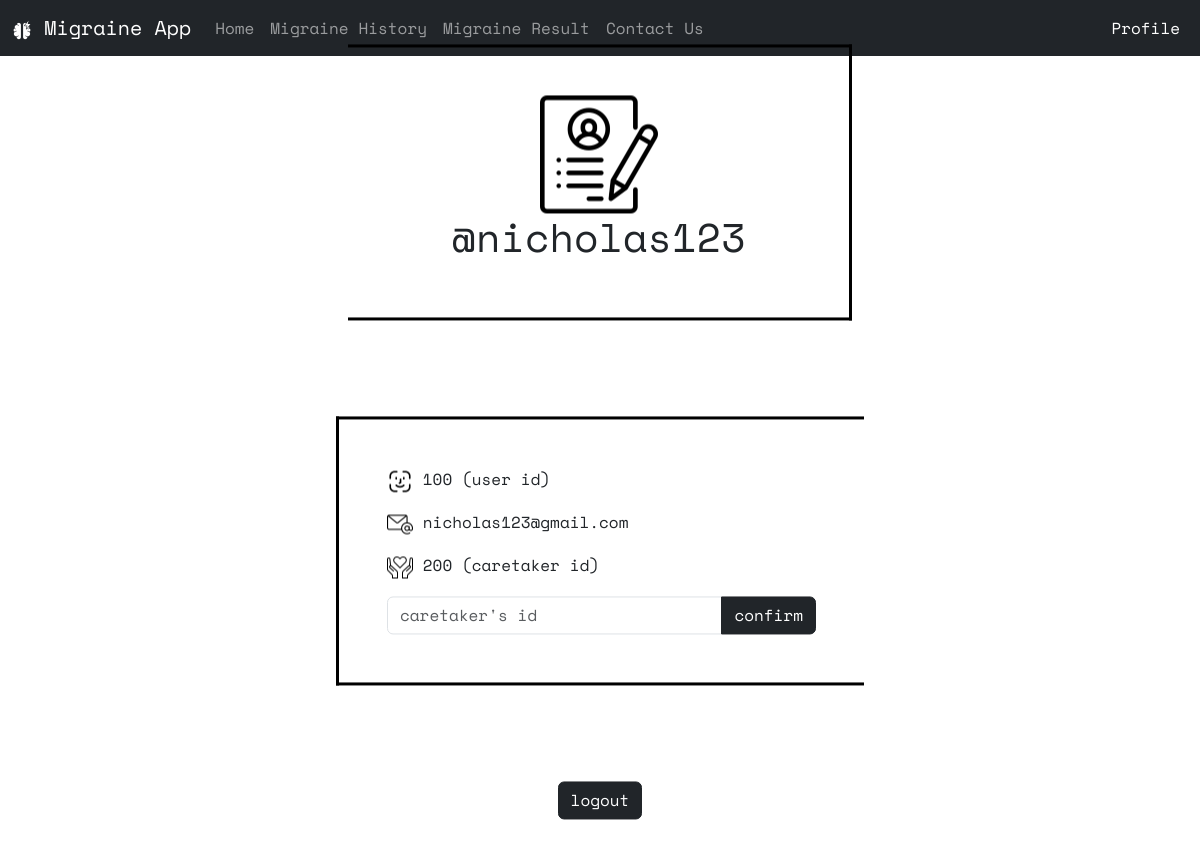
Before: /profile (signed in) with the older database file.
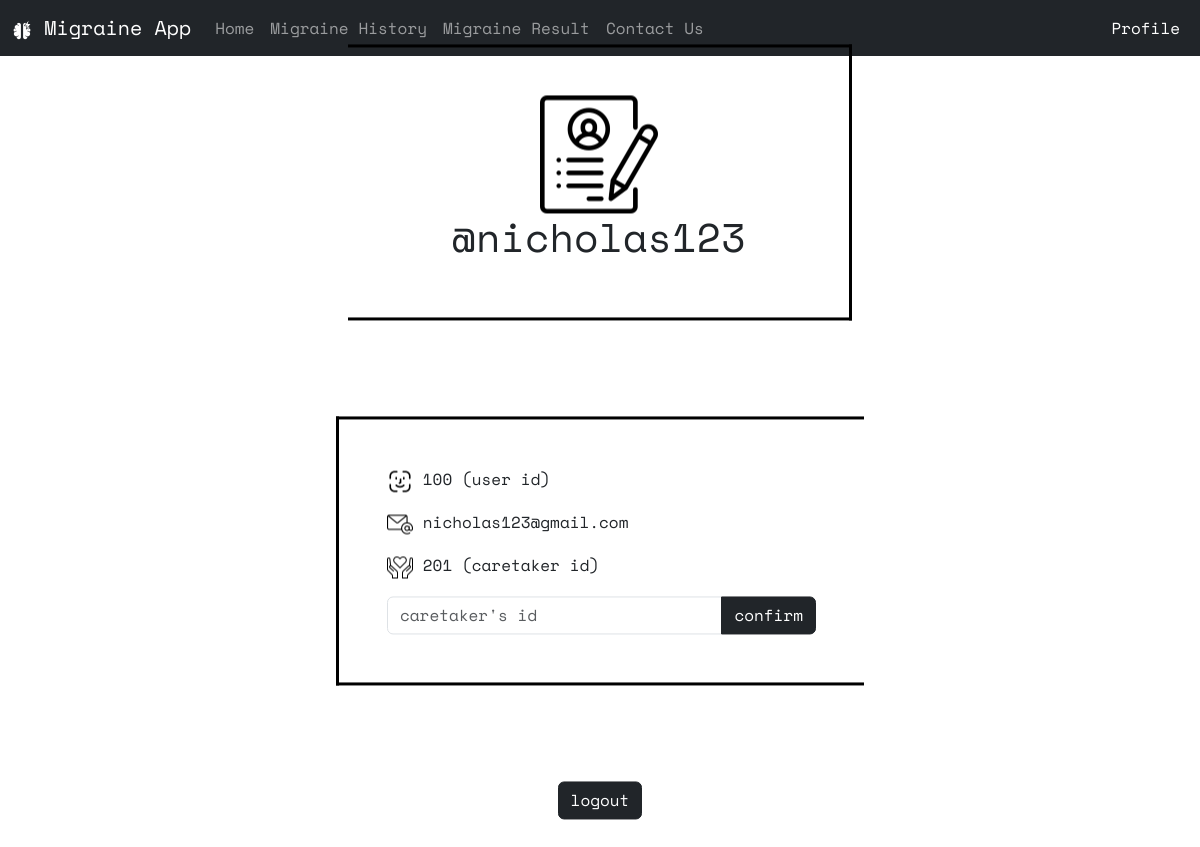
After: the same page with the newer database file.
### website/models.py (models this page shows)
class User(db.Model, UserMixin):
    id = db.Column(db.Integer, primary_key=True, autoincrement=True)
    email = db.Column(db.String(150), unique=True)
    password = db.Column(db.String(150))
    name = db.Column(db.String(150))
    isActive = db.Column(db.Boolean, default=True)
    caretaker_id = db.Column(db.Integer, db.ForeignKey("caretaker.id"))
    caretaker = db.relationship("Caretaker", back_populates="user")

### website/views.py (the view, shortened to what this page needs)
@views.route("/profile", methods=["GET", "POST"])
@login_required
def profile():
    data = request.form
    information = User.query.filter_by(id=current_user.id).all()
    print(data)
    return render_template("profile.html", user=current_user, information=information)

### website/__init__.py (called while the page is built)
def create_app():
    app = Flask(__name__)
    app.config["SECRET_KEY"] = "heisenberg"
    app.config["SQLALCHEMY_DATABASE_URI"] = f"sqlite:///{DB_NAME}"
    db.init_app(app)
    from .views import views
    from .auth import auth
    app.register_blueprint(views, url_prefix="/")
    app.register_blueprint(auth, url_prefix="/")
    from .models import User, Caretaker, Admin
    create_database(app)
    login_manager = LoginManager()
    login_manager.login_view = "auth.login"
    login_manager.login_message = "User needs to be logged in to view this page"
    login_manager.login_message_category = "error"
    login_manager.init_app(app)
    @login_manager.user_loader
    def load_user(email):
        u = User.query.get(email)
        c = Caretaker.query.get(email)
        a = Admin.query.get(email)
        return u or c or a
    return app

### website/templates/profile.html (shortened to what this page needs)
{% extends 'base.html' %}
{% block profileActive %}
    nav-link active
{% endblock %}
{% block body %}
    {% for i in information %}
        <div class="position-absolute top-50 start-50 translate-middle">
            <div class="row">
                <div class="col">
                    <div class="text-center p-5 m-5 border border-start-0 border-black border-3">
                        <img src="../static/img/profile23%.png" alt="migraine logo">
                        <h1>@{{ i.name }}</h1>
                    </div>
                </div>
                <div class="col p-5 m-5 p-5 m-5 border border-end-0 border-black border-3">
                    <p><img src="../static/img/id.png" alt="migraine logo"> {{ i.id }} (user id)</p>
                    <p><img src="../static/img/email5%.png" alt="migraine logo"> {{ i.email }}</p>
                    <p><img src="../static/img/careid5%.png" alt="migraine logo"> {{ i.caretaker_id }} (caretaker id)</p>
                    <form action="" method="POST">
                        <div class="form-group">
                            <div class="input-group">
                                <input type="text" class="form-control" placeholder="caretaker's id" aria-label="caretaker id" aria-describedby="button-addon2" name="care_id">
                                <button class="btn btn-dark" type="submit" id="button-addon2">confirm</button>
                            </div>
                        </div>
                    </form>
                </div>
            </div>
            <div class="row">
                <div class="col">
                    <div class="text-center p-5">
                        <a class="btn btn-dark" href="/logout" role="button">logout</a>
                    </div>
                </div>
            </div>
        </div>
    {% endfor %}
{% endblock %}

### website/templates/base.html (shortened to what this page needs)
<!DOCTYPE html>
<html lang="en">
<head>
    <link rel="stylesheet" href="../static/css/main.css">
</head>
<body>
    <nav class="navbar navbar-expand-lg navbar-dark bg-dark d-flex justify-content-between align-items-center data-bs-theme="dark"">
        <div class="collapse navbar-collapse container-fluid" id="navbarText">
            <ul class="navbar-nav mr-auto">
                <a class="navbar-brand">
                    <img src="../static/img/whiteLogo4%.png" alt="migraiane logo">
                    Migraine App
                </a>
                <li class="nav-item">
                    <a class="nav-link {% block homeActive %}{% endblock %}" href="/home">Home</a>
                </li>
                <li class="nav-item">
                    <a class="nav-link {% block mhActive %}{% endblock %}" href="/migraineHistory">Migraine History</a>
                </li>
                <li class="nav-item">
                    <a class="nav-link {% block mrActive %}{% endblock %}" href="/migraineResult">Migraine Result</a>
                </li>
                <li class="nav-item">
                    <a class="nav-link {% block cuActive %}{% endblock %}" href="/contactUs">Contact Us</a>
                </li>
            </ul>
            <ul class="navbar-nav mr-auto d-flex">
                <li class="nav-item">
                    <a class="nav-link {% block profileActive %}{% endblock %}" href="/profile">Profile</a>
                </li>
            </ul>
        </div>
    </nav>
    <div class="container">
        {% block body %}{% endblock  %}
    </div>
</body>
</html>

Changed rows visible on the page:
changed User "nicholas123": caretaker_id "200" → "201"
